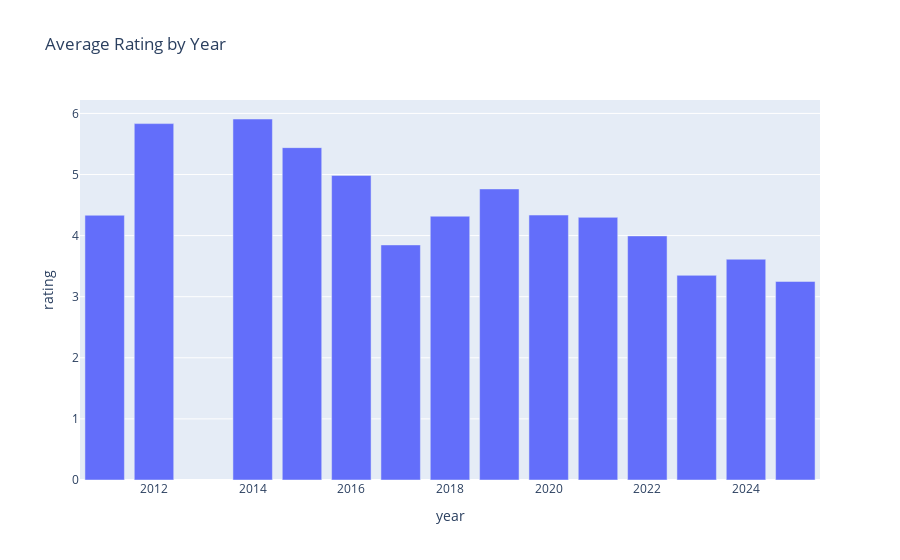

Notebook code for this chart:
### Markdown cell above
There are no reviews during 2013. I double checked the website and this is true on the website as well.

### Code cell
# get the yearly averages
yearly = yearly_avg(reviews_df)
# plot using plotly bar plot
fig = px.bar(
            yearly,
            x='year',
            y='rating', 
            title='Average Rating by Year'
)
fig.show()

### Figure 1 — Plotly figure (JSON) as saved in the notebook; plotly's stock layout.template omitted (floating-point values rounded to 4 significant figures)
{"data": [{"alignmentgroup": "True", "hovertemplate": "year=%{x}<br>rating=%{y}<extra></extra>", "legendgroup": "", "marker": {"color": "#636efa", "pattern": {"shape": ""}}, "name": "", "offsetgroup": "", "orientation": "v", "showlegend": false, "textposition": "auto", "type": "bar", "x": [2011, 2012, 2014, 2015, 2016, 2017, 2018, 2019, 2020, 2021, 2022, 2023, 2024, 2025], "xaxis": "x", "y": [4.333, 5.833, 5.909, 5.44, 4.986, 3.848, 4.318, 4.764, 4.337, 4.299, 3.995, 3.35, 3.614, 3.25], "yaxis": "y"}], "layout": {"barmode": "relative", "legend": {"tracegroupgap": 0}, "title": {"text": "Average Rating by Year"}, "xaxis": {"anchor": "y", "domain": [0, 1], "title": {"text": "year"}}, "yaxis": {"anchor": "x", "domain": [0, 1], "title": {"text": "rating"}}}}
